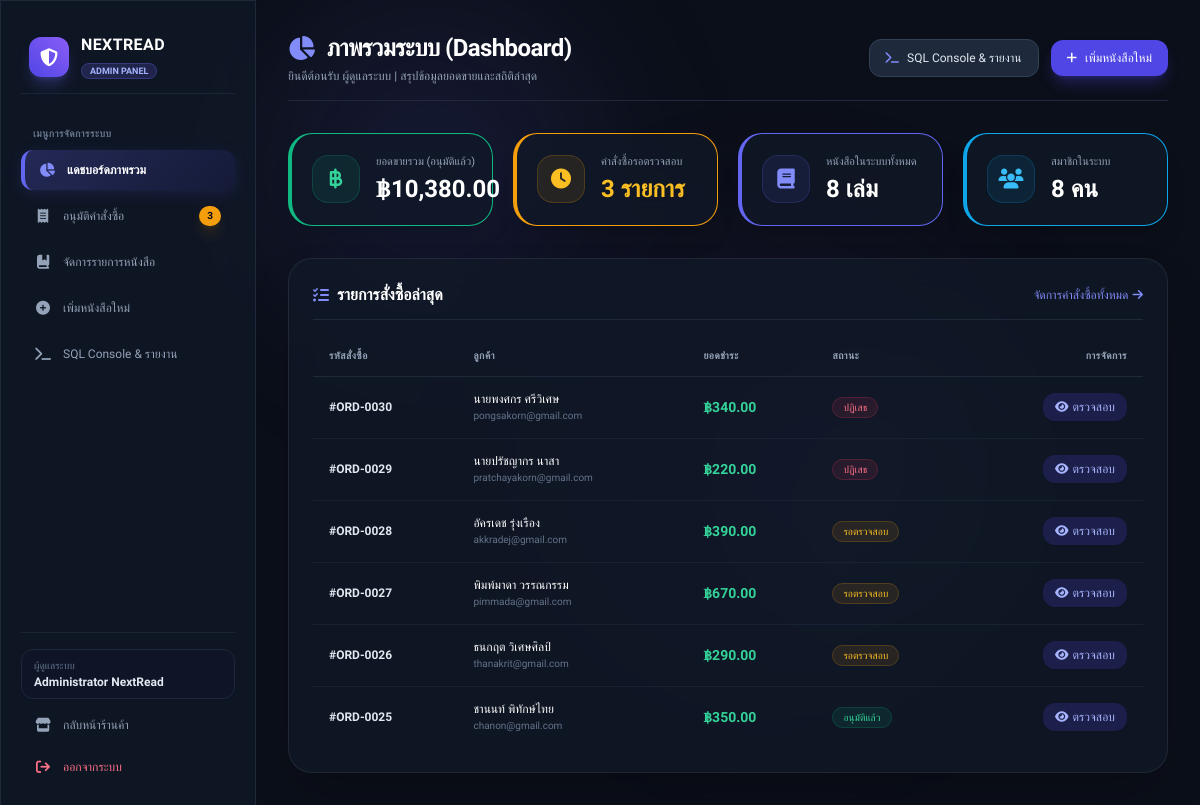
Page /admin_dashboard.php (signed in) on the committed database.
### tables this page shows
CREATE TABLE IF NOT EXISTS `orders` (
  `order_id` int(11) NOT NULL AUTO_INCREMENT,
  `user_id` int(11) NOT NULL,
  `total_amount` decimal(10,2) NOT NULL CHECK (`total_amount` >= 0),
  `status` enum('pending','approved','rejected','cancelled') NOT NULL DEFAULT 'pending',
  `order_date` datetime NOT NULL DEFAULT CURRENT_TIMESTAMP,
  PRIMARY KEY (`order_id`),
  KEY `fk_order_user` (`user_id`),
  CONSTRAINT `fk_order_user` FOREIGN KEY (`user_id`) REFERENCES `users` (`user_id`) ON DELETE CASCADE
);

CREATE TABLE IF NOT EXISTS `users` (
  `user_id` int(11) NOT NULL AUTO_INCREMENT,
  `name` varchar(100) NOT NULL,
  `email` varchar(150) NOT NULL UNIQUE,
  `password` varchar(255) NOT NULL,
  `role` varchar(20) NOT NULL DEFAULT 'user',
  `created_at` datetime NOT NULL DEFAULT CURRENT_TIMESTAMP,
  PRIMARY KEY (`user_id`)
);

### admin_dashboard.php (the view, shortened to what this page needs)
<?php
require_once 'config.php';
$total_sales = 0;
try {
    $res_sales = $conn->query("SELECT SUM(total_amount) AS total FROM orders WHERE status = 'approved'");
    if ($res_sales) {
        $row = $res_sales->fetch_assoc();
        $total_sales = $row['total'] ?? 0;
    }
} catch (Exception $e) {}
$total_pending = 0;
try {
    $res_pending = $conn->query("SELECT COUNT(*) AS total FROM orders WHERE status = 'pending'");
    if ($res_pending) {
        $total_pending = $res_pending->fetch_assoc()['total'] ?? 0;
    }
} catch (Exception $e) {}
$total_books = 0;
try {
    $res_books = $conn->query("SELECT COUNT(*) AS total FROM ebooks");
    if ($res_books) {
        $total_books = $res_books->fetch_assoc()['total'] ?? 0;
    }
} catch (Exception $e) {}
$total_users = 0;
try {
    $res_users = $conn->query("SELECT COUNT(*) AS total FROM users");
    if ($res_users) {
        $total_users = $res_users->fetch_assoc()['total'] ?? 0;
    }
} catch (Exception $e) {}
$recent_orders = false;
try {
    $sql_recent = "SELECT o.*, u.name as customer_name, u.email as customer_email, p.payment_method
                   FROM orders o
                   LEFT JOIN users u ON o.user_id = u.user_id
                   LEFT JOIN payments p ON o.order_id = p.order_id
                   ORDER BY o.order_id DESC LIMIT 6";
    $recent_orders = $conn->query($sql_recent);
} catch (Exception $e) {}
?>
<!DOCTYPE html>
<html lang="th">
<head>
    <script src="https://cdn.tailwindcss.com"></script>
    <link rel="stylesheet" href="https://cdnjs.cloudflare.com/ajax/libs/font-awesome/6.4.0/css/all.min.css">
    <link rel="stylesheet" href="assets/style.css">
</head>
<body class="min-h-screen flex flex-col md:flex-row antialiased">
    <div class="bg-ambient">
        <div class="ambient-orb-1"></div>
        <div class="ambient-orb-2"></div>
        <div class="ambient-orb-3"></div>
    </div>
    <?php include 'sidebar.php'; ?>
    <main class="page-container flex-1 p-4 md:p-8 overflow-y-auto space-y-8">
        <div class="flex flex-col sm:flex-row sm:items-center justify-between gap-4 pb-4 border-b border-slate-800">
            <div>
                <h1 class="text-2xl font-bold text-white tracking-tight flex items-center gap-3">
                    <i class="fa-solid fa-chart-pie text-indigo-400"></i> ภาพรวมระบบ (Dashboard)
                </h1>
                <p class="text-xs text-slate-400 mt-1">ยินดีต้อนรับ ผู้ดูแลระบบ | สรุปข้อมูลยอดขายและสถิติล่าสุด</p>
            </div>
            <div class="flex items-center gap-3 self-start sm:self-auto">
                <a href="admin_sql.php" class="px-4 py-2.5 rounded-xl bg-slate-800 hover:bg-slate-700 text-slate-200 border border-slate-700 font-medium text-xs transition inline-flex items-center gap-2">
                    <i class="fa-solid fa-terminal text-indigo-400"></i> SQL Console & รายงาน
                </a>
                <a href="add_book.php" class="px-4 py-2.5 rounded-xl bg-indigo-600 hover:bg-indigo-500 text-white font-medium text-xs transition inline-flex items-center gap-2 shadow-lg shadow-indigo-600/30">
                    <i class="fa-solid fa-plus"></i> เพิ่มหนังสือใหม่
                </a>
            </div>
        </div>
        <div class="grid grid-cols-1 sm:grid-cols-2 lg:grid-cols-4 gap-5">
            <div class="glass-card interactive-card stagger-item stagger-1 p-5 rounded-3xl flex items-center gap-4 border-l-4 border-emerald-500 shadow-xl">
                <div class="w-12 h-12 rounded-2xl bg-emerald-500/10 text-emerald-400 flex items-center justify-center text-xl shrink-0 border border-emerald-500/20 shadow-sm">
                    <i class="fa-solid fa-baht-sign"></i>
                </div>
                <div>
                    <p class="text-[11px] text-slate-400">ยอดขายรวม (อนุมัติแล้ว)</p>
                    <h3 class="text-2xl font-black text-white mt-0.5">฿<?php echo number_format($total_sales, 2); ?></h3>
                </div>
            </div>
            <div class="glass-card interactive-card stagger-item stagger-2 p-5 rounded-3xl flex items-center gap-4 border-l-4 border-amber-500 shadow-xl">
                <div class="w-12 h-12 rounded-2xl bg-amber-500/10 text-amber-400 flex items-center justify-center text-xl shrink-0 border border-amber-500/20 shadow-sm">
                    <i class="fa-solid fa-clock"></i>
                </div>
                <div>
                    <p class="text-[11px] text-slate-400">คำสั่งซื้อรอตรวจสอบ</p>
                    <h3 class="text-2xl font-black text-amber-400 mt-0.5"><?php echo number_format($total_pending); ?> รายการ</h3>
                </div>
            </div>
            <div class="glass-card interactive-card stagger-item stagger-3 p-5 rounded-3xl flex items-center gap-4 border-l-4 border-indigo-500 shadow-xl">
                <div class="w-12 h-12 rounded-2xl bg-indigo-500/10 text-indigo-400 flex items-center justify-center text-xl shrink-0 border border-indigo-500/20 shadow-sm">
                    <i class="fa-solid fa-book"></i>
                </div>
                <div>
                    <p class="text-[11px] text-slate-400">หนังสือในระบบทั้งหมด</p>
                    <h3 class="text-2xl font-black text-white mt-0.5"><?php echo number_format($total_books); ?> เล่ม</h3>
                </div>
            </div>
            <div class="glass-card interactive-card stagger-item stagger-4 p-5 rounded-3xl flex items-center gap-4 border-l-4 border-sky-500 shadow-xl">
                <div class="w-12 h-12 rounded-2xl bg-sky-500/10 text-sky-400 flex items-center justify-center text-xl shrink-0 border border-sky-500/20 shadow-sm">
                    <i class="fa-solid fa-users"></i>
                </div>
                <div>
                    <p class="text-[11px] text-slate-400">สมาชิกในระบบ</p>
                    <h3 class="text-2xl font-black text-white mt-0.5"><?php echo number_format($total_users); ?> คน</h3>
                </div>
            </div>
        </div>
        <div class="glass-card rounded-3xl p-6 shadow-2xl space-y-4">
            <div class="flex items-center justify-between pb-3 border-b border-slate-800">
                <h2 class="text-base font-bold text-white flex items-center gap-2">
                    <i class="fa-solid fa-list-check text-indigo-400"></i> รายการสั่งซื้อล่าสุด
                </h2>
                <a href="admin_orders.php" class="text-xs text-indigo-400 hover:text-indigo-300 transition flex items-center gap-1">
                    จัดการคำสั่งซื้อทั้งหมด <i class="fa-solid fa-arrow-right"></i>
                </a>
            </div>
            <div class="overflow-x-auto">
                <table class="w-full text-left text-xs">
                    <thead>
                        <tr class="border-b border-slate-800 text-slate-400 uppercase text-[10px] tracking-wider">
                            <th class="py-3 px-4">รหัสสั่งซื้อ</th>
                            <th class="py-3 px-4">ลูกค้า</th>
                            <th class="py-3 px-4">ยอดชำระ</th>
                            <th class="py-3 px-4">สถานะ</th>
                            <th class="py-3 px-4 text-right">การจัดการ</th>
                        </tr>
                    </thead>
                    <tbody class="divide-y divide-slate-800/60">
                        <?php if ($recent_orders && $recent_orders->num_rows > 0): ?>
                            <?php while ($order = $recent_orders->fetch_assoc()):
                                $price = $order['total_amount'] ?? 0;
                                $cust = $order['customer_name'] ?? 'User #'.$order['user_id'];
                            ?>
                                <tr class="hover:bg-slate-800/30 transition">
                                    <td class="py-3.5 px-4 font-semibold text-slate-200">
                                        #ORD-<?php echo str_pad($order['order_id'], 4, '0', STR_PAD_LEFT); ?>
                                    </td>
                                    <td class="py-3.5 px-4">
                                        <span class="font-medium text-white block"><?php echo htmlspecialchars($cust); ?></span>
                                        <span class="text-[10px] text-slate-500"><?php echo htmlspecialchars($order['customer_email'] ?? ''); ?></span>
                                    </td>
                                    <td class="py-3.5 px-4 text-emerald-400 font-bold text-sm">
                                        ฿<?php echo number_format($price, 2); ?>
                                    </td>
                                    <td class="py-3.5 px-4">
                                        <?php if ($order['status'] == 'pending'): ?>
                                            <span class="px-2.5 py-1 rounded-full bg-amber-500/10 text-amber-400 border border-amber-500/20 text-[10px] font-medium">รอตรวจสอบ</span>
                                        <?php elseif ($order['status'] == 'approved'): ?>
                                            <span class="px-2.5 py-1 rounded-full bg-emerald-500/10 text-emerald-400 border border-emerald-500/20 text-[10px] font-medium">อนุมัติแล้ว</span>
                                        <?php else: ?>
                                            <span class="px-2.5 py-1 rounded-full bg-rose-500/10 text-rose-400 border border-rose-500/20 text-[10px] font-medium">ปฏิเสธ</span>
                                        <?php endif; ?>
                                    </td>
                                    <td class="py-3.5 px-4 text-right">
                                        <a href="admin_orders.php" class="px-3 py-1.5 rounded-xl bg-indigo-600/20 hover:bg-indigo-600 text-indigo-300 hover:text-white transition text-xs inline-flex items-center gap-1 shadow-sm">
                                            <i class="fa-solid fa-eye"></i> ตรวจสอบ
                                        </a>
                                    </td>
                                </tr>
                            <?php endwhile; ?>
                        <?php else: ?>
                            <tr>
                                <td colspan="5" class="py-8 text-center text-slate-500">ยังไม่มีรายการสั่งซื้อในระบบ</td>
                            </tr>
                        <?php endif; ?>
                    </tbody>
                </table>
            </div>
        </div>
    </main>
</body>
</html>

### rows in the picture
orders: order_id "0030", user.name "นายพงศกร ศรีวิเศษ", user.email "pongsakorn@gmail.com", total_amount "340.00", status "ปฏิเสธ"
orders: order_id "0029", user.name "นายปรัชญากร นาสา", user.email "pratchayakorn@gmail.com", total_amount "220.00", status "ปฏิเสธ"
orders: order_id "0028", user.name "อัครเดช รุ่งเรือง", user.email "akkradej@gmail.com", total_amount "390.00", status "รอตรวจสอบ"
orders: order_id "0027", user.name "พิมพ์มาดา วรรณกรรม", user.email "pimmada@gmail.com", total_amount "670.00", status "รอตรวจสอบ"
orders: order_id "0026", user.name "ธนกฤต วิเศษศิลป์", user.email "thanakrit@gmail.com", total_amount "290.00", status "รอตรวจสอบ"
orders: order_id "0025", user.name "ชานนท์ พิทักษ์ไทย", user.email "chanon@gmail.com", total_amount "350.00", status "อนุมัติแล้ว"

### other values in the picture
$pending_count "3"
$_SESSION['name'] "Administrator NextRead"
$total_sales "10,380.00"
$total_pending "3"
$total_books "8"
$total_users "8"
